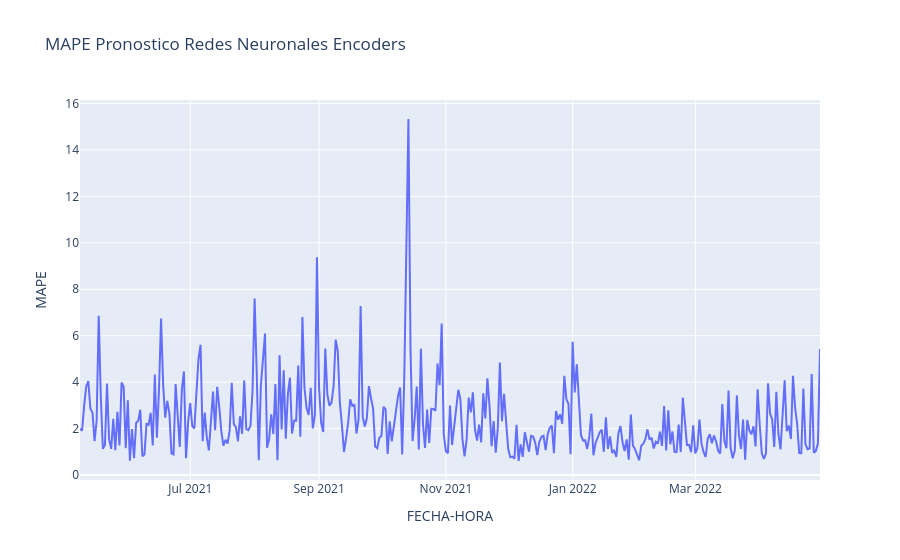

The code cell stored with this chart in its notebook:
### Code cell
### Además de esto poner el histograma del df_est_result.MAPE y de df_est_result.R2

fig = px.line(df_est_result,x='FECHA-HORA', y='MAPE' ,title="MAPE Pronostico Redes Neuronales Encoders")
fig.show()

### Figure 1 — Plotly figure (JSON) as saved in the notebook; plotly's stock layout.template omitted (floating-point values rounded to 4 significant figures; data arrays with more than 128 entries replaced by an {"elided": "..."} marker saying what was removed)
{"data": [{"hovertemplate": "FECHA-HORA=%{x}<br>MAPE=%{y}<extra></extra>", "legendgroup": "", "line": {"color": "#636efa", "dash": "solid"}, "marker": {"symbol": "circle"}, "mode": "lines", "name": "", "orientation": "v", "showlegend": false, "type": "scatter", "x": {"elided": "357 str values"}, "xaxis": "x", "y": {"elided": "357 float values"}, "yaxis": "y"}], "layout": {"legend": {"tracegroupgap": 0}, "title": {"text": "MAPE Pronostico Redes Neuronales Encoders"}, "xaxis": {"anchor": "y", "domain": [0, 1], "title": {"text": "FECHA-HORA"}}, "yaxis": {"anchor": "x", "domain": [0, 1], "title": {"text": "MAPE"}}}}
